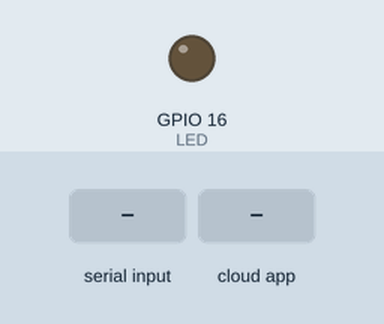
The sketch below on a simulated ESP8266 (NodeMCU). Parts: output pins drawn as LEDs (lit = HIGH). The test bench sets the inputs (shaded band). WiFi joins after 1.5 s; servers stay silent unless stated; the ROS host is connected and sends only what is stated; what the sketch prints to the serial monitor is not drawn.

Above: at 5.7 s.
5.8 s: "DRCLy121>" received over the second serial link
7.3 s: the phone or cloud app sets linear.x to -100
Timing chart, 0 to 10.3 s (numbered marks = the images above; inputs shaded):
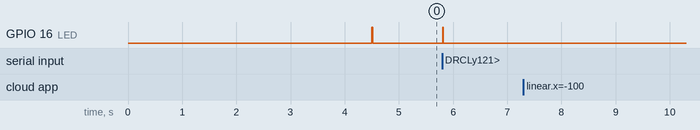

The sketch:

esp8266_ros_client.ino
```cpp
#include <ESP8266WiFi.h>
#include <ros.h>
#include <std_msgs/Int16.h>
#include <geometry_msgs/Twist.h>

#include "SoftwareSerial.h"

#define LED 16

int incoming_data = 0;

#define PIN_TX 12 // D6
#define PIN_RX 14 // D5

SoftwareSerial swSerial(PIN_RX, PIN_TX);

//////////////////////
// WiFi Definitions //
//////////////////////
// WiFi configuration. Replace '***' with your data
const char* ssid     = "drcl-E590"; //"DRCL-WIFI6_2G"; //"drcl-E590";
const char* password = "DRCL1234"; //"DRCLy121";  //"DRCL1234";
IPAddress server(192,168,0,188);      // Set the rosserial socket server IP address
const uint16_t serverPort = 11411;    // Set the rosserial socket server port

// 모터 목표 속도 및 듀티에 관련한 변수 초기화 선언
float R_goal_vel = 0 , L_goal_vel = 0, Ang_goal_vel;
int L_duty = 0, R_duty = 0;
float Length = 0.340;

// ROS encoder data type
geometry_msgs::Vector3 encoder;
ros::Publisher pub_encoder("encoder", &encoder);
// ros::Publisher chatter("chatter", &str_msg);
ros::NodeHandle nh;

// ROS CallBack Function
void speedCmdCallback(const geometry_msgs::Twist& msg)
{
  Serial.print("odr cmd:");
  Serial.print(msg.linear.x);
  Serial.print(",");
  Serial.println(msg.angular.z/10);

  Ang_goal_vel = msg.angular.z/10;

  R_goal_vel = msg.linear.x - (Ang_goal_vel/10);
  L_goal_vel = msg.linear.x + (Ang_goal_vel/10);

  //R_goal_vel = R_goal_vel-(Ang_goal_vel);
  //L_goal_vel = L_goal_vel+(Ang_goal_vel);

  swSerial.print(String(R_goal_vel*1250));
  swSerial.print(',');
  swSerial.print(String(L_goal_vel*1250));
  swSerial.print('>');

  delay(5);

  Serial.print("speed cmd:");
  Serial.print(L_goal_vel*1250);
  Serial.print(",");
  Serial.println(R_goal_vel*1250);
}

ros::Subscriber<geometry_msgs::Twist> sub_speedcmd("/robot_odr_cmd", &speedCmdCallback);

void wifisetup()
{
  Serial.print("Connecting to ");
  Serial.println(ssid);
  WiFi.begin(ssid, password);
  while (WiFi.status() != WL_CONNECTED) {
    delay(500);
    Serial.print(".");
  }
  Serial.println("");
  Serial.println("WiFi connected");
  Serial.println("IP address: ");
  Serial.println(WiFi.localIP());
  delay(2000);
  nh.initNode();
  nh.advertise(pub_encoder);
}

void setup() {
  Serial.begin(115200);
  delay(1000);

  swSerial.begin(9600);
  Serial.println("Software Serial Opened");

  wifisetup();
  nh.getHardware()->setConnection(server, serverPort);
  nh.initNode();

  pinMode(LED,OUTPUT);
  digitalWrite(LED,1);

  nh.subscribe(sub_speedcmd);
}

String str = "";

void loop()
{
  nh.spinOnce();

  if(swSerial.available())
  {
    str = swSerial.readStringUntil('>');

    int first = str.indexOf(",");
    int second = str.indexOf(",",first+1);
    int strlength = str.length();

    String str1 = str.substring(0,first);
    String str2 = str.substring(first+1,strlength);

    encoder.x = str1.toInt();
    encoder.y = str2.toInt();

    //Serial.print(encoder.x);
    //Serial.print(",");
    //Serial.println(encoder.y);

    //pub_encoder.publish(&encoder);
    digitalWrite(LED,1);
  }
  delay(10);
  digitalWrite(LED,0);
}
```

Measured:
- after the input at 5.8 s, GPIO 16 (LED): LOW → HIGH at once, → LOW 0.01 s later
- after the input at 7.3 s, every drawn part: stays the same
